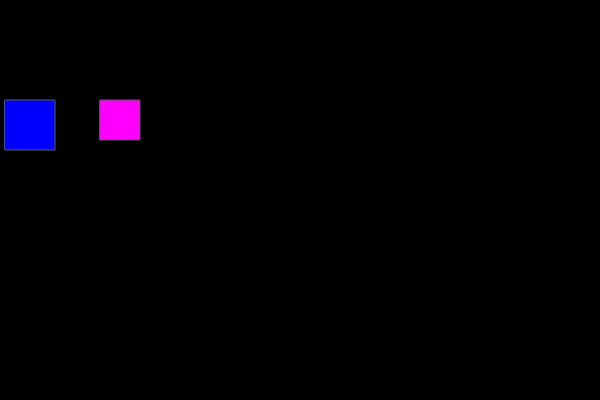
Frame 1 (no input)
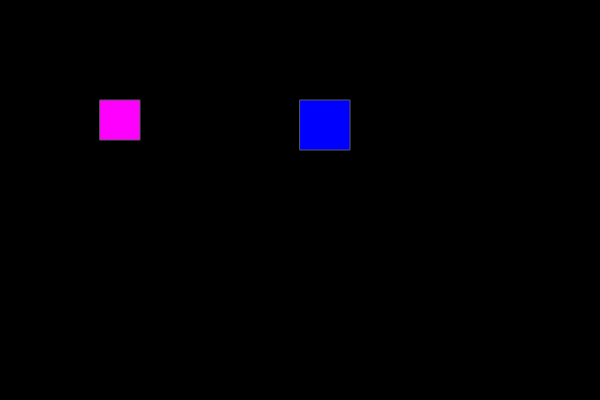
Frame 60 (no input)
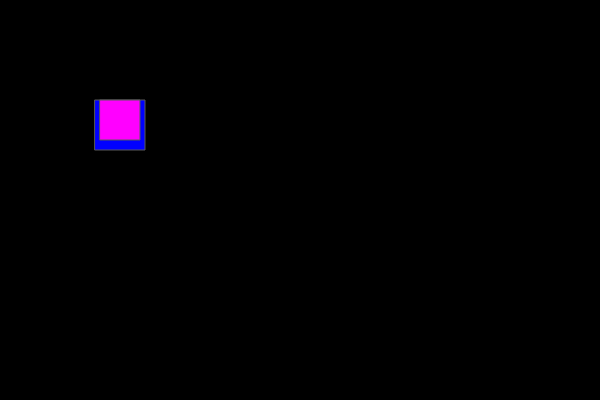
Frame 120 (the mouse pressed at the canvas centre since frame 60)

The p5.js sketch that drew these frames (run headless with seeded random() and noise() and a simulated clock; from frame 60 on, the mouse is pressed at the canvas centre):

// p5.js sketch
// ── sketch.js
var x = 0;

function setup() {
    createCanvas(600,400);
    frameRate(30);
    

  
 
  }
  
  function draw() {
    background(0);


    x+=5;

    if(x > width-50){
    x = 50;


    }
stroke(90);

fill(0,0,255)

rect(x,100,50,50);
fill(255,0,255);
rect(100,100,40,40);

  }
